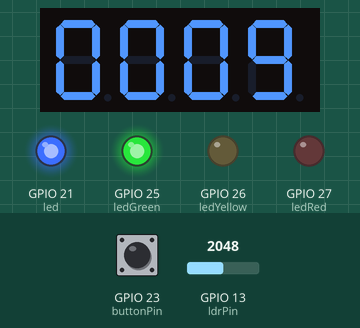
Bench run of a program on a simulated ESP32. Parts: 4-digit seven-segment display, output pins drawn as LEDs (lit = HIGH). Dashed ring = blinking. The test bench sets the inputs (shaded band); at power-on: GPIO 23 (buttonPin) HIGH, GPIO 13 (ldrPin) = 2048. What the program prints to the serial monitor is not drawn.

Above: at 1.6 s.
1.7 s: GPIO 23 (buttonPin) pulled LOW for 0.15 s
At 2.6 s:
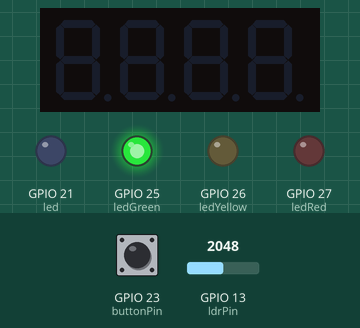
3.3 s: GPIO 13 (ldrPin) set to 537
4.8 s: GPIO 13 (ldrPin) set to 474
At 5.05 s:
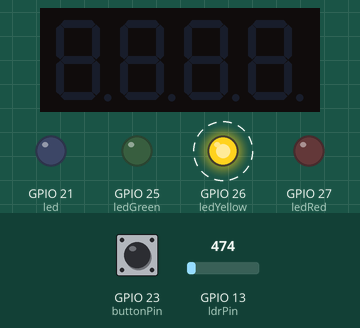
7.8 s: GPIO 23 (buttonPin) pulled LOW for 1 s
At 8.17 s:
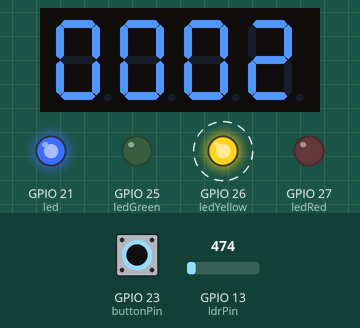
9.4 s: GPIO 13 (ldrPin) set to 540
At 10.8 s:
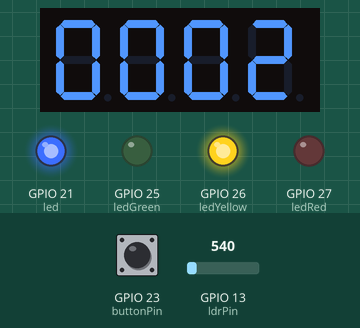
12.4 s: GPIO 23 (buttonPin) pulled LOW for 0.15 s
At 14.0 s:
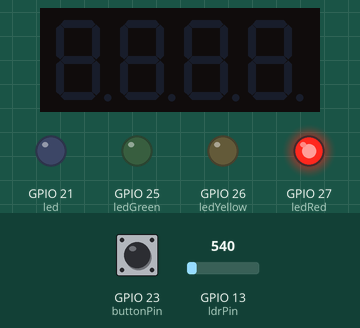
Timing chart, 0 to 15.5 s (numbered marks = the images above; inputs shaded):
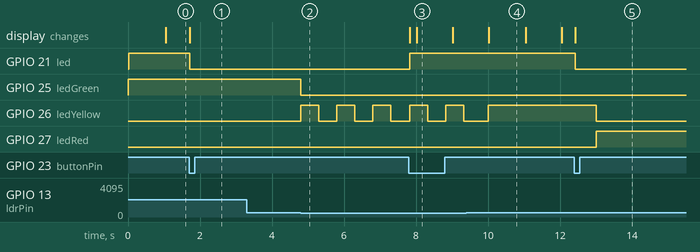

Measured:
- the behaviour switches between 500 and 499 on GPIO 13 (ldrPin) (found by bisection; images 1 and 2)
- after the input at 1.7 s, GPIO 21 (led): HIGH → LOW at once
- after the input at 4.8 s, GPIO 25 (ledGreen): HIGH → LOW at once; GPIO 26 (ledYellow): alternates HIGH for 0.50 s and LOW for 0.50 s, starting at once
- after the input at 7.8 s, GPIO 21 (led): LOW → HIGH at once; the display: first changes at once (image 3 shows a later state)
- after the input at 9.4 s, the display: changes after 0.62 s (image 4)
- after the input at 12.4 s, GPIO 21 (led): HIGH → LOW at once
- what the display in image 4 shows lasts 1.0 s, from 10.0 s to 11.0 s

The program:

main.cpp
```cpp
#include <Arduino.h>
#include <TM1637Display.h>


#define led 21
#define ledRed 27
#define ledYellow 26
#define ledGreen 25


#define CLK 18
#define DIO 19
TM1637Display display(CLK, DIO);


const uint32_t RED_TIME = 5000;
const uint32_t YELLOW_TIME = 3000;
const uint32_t GREEN_TIME = 10000;


int currentState = 0;
int countdown = 0;
uint32_t preTime = 0;

const float GAMMA = 0.7;
const float RL10 = 50;

#define buttonPin 23
#define ldrPin 13 // Chân analog của LDR
bool isDisplayOn = true;
bool isLedOn = false;
bool lastButtonState = LOW;
unsigned long lastDebouceTime = 0;
const unsigned long debouceDelay = 50;

bool isReady(uint32_t &ulTimer, uint32_t milisecond) {
    uint32_t t = millis();
    if (t - ulTimer < milisecond) return false;

    ulTimer = t;
    return true;
}

void UpdateDisplay(int seconds) {
    if (isDisplayOn) {
        display.showNumberDec(seconds, true);
    } else {
        display.clear();
    }
}

void checkButtonPress() {
    bool buttonState = digitalRead(buttonPin);

    if (buttonState == LOW && lastButtonState == HIGH) {
        if (millis() - lastDebouceTime > debouceDelay) {
            isDisplayOn = !isDisplayOn;  // Đảo trạng thái hiển thị
            isLedOn = !isLedOn;
            UpdateDisplay(countdown);    // Cập nhật hiển thị theo trạng thái mới
            Serial.println(isDisplayOn ? "Màn hình bật" : "Màn hình tắt");

            lastButtonState = millis();
        }
    }

    lastButtonState = buttonState;
}

void checkLed() {
    if (isLedOn) {
        digitalWrite(led, LOW);
    } else {
        digitalWrite(led, HIGH);
    }
}

void blinkYellowLed() {
    static uint32_t lastBlinkTime = 0;
    static bool ledState = LOW;

    if (millis() - lastBlinkTime >= 500) { // Nhấp nháy mỗi 500ms
        lastBlinkTime = millis();
        ledState = !ledState;
        digitalWrite(ledYellow, ledState);
    }
}

void Non_block() {
    static uint32_t countdownTimer = millis();

    // Giảm giá trị đếm lùi mỗi giây
    if (millis() - countdownTimer >= 1000) {
        countdownTimer = millis();
        if (countdown > 0) {
            countdown--;
            UpdateDisplay(countdown);
        }
    }

    int ldrValue = analogRead(ldrPin);
    Serial.print("Lux: ");
    Serial.println(ldrValue);

    if (ldrValue < 500) {
        // Nếu ánh sáng yếu, đèn vàng nhấp nháy, tắt các đèn khác
        digitalWrite(ledRed, LOW);
        digitalWrite(ledGreen, LOW);
        blinkYellowLed();
        return;
    }

    switch (currentState) {
        case 0:
            if (isReady(preTime, GREEN_TIME)) {
                digitalWrite(ledGreen, LOW);
                digitalWrite(ledYellow, HIGH);
                currentState = 1;
                countdown = YELLOW_TIME / 1000;
                Serial.println("Đèn vàng sáng!");
            }
            break;
        case 1:
            if (isReady(preTime, YELLOW_TIME)) {
                digitalWrite(ledYellow, LOW);
                digitalWrite(ledRed, HIGH);
                currentState = 2;
                countdown = RED_TIME / 1000;
                Serial.println("Đèn đỏ sáng!");
            }
            break;
        case 2:
            if (isReady(preTime, RED_TIME)) {
                digitalWrite(ledRed, LOW);
                digitalWrite(ledGreen, HIGH);
                currentState = 0;
                countdown = GREEN_TIME / 1000;
                Serial.println("Đèn xanh sáng!");
            }
            break;
    }
}

void setup() {
    pinMode(ledRed, OUTPUT);
    pinMode(ledYellow, OUTPUT);
    pinMode(ledGreen, OUTPUT);
    pinMode(led, OUTPUT);
    pinMode(ldrPin, INPUT);

    digitalWrite(ledRed, LOW);
    digitalWrite(ledYellow, LOW);
    digitalWrite(ledGreen, HIGH);
    digitalWrite(led, LOW);

    Serial.begin(115200);
    display.setBrightness(7);
    countdown = GREEN_TIME / 1000;
    UpdateDisplay(countdown);
}

void loop() {
    checkButtonPress();
    checkLed();
    Non_block();
}
```
